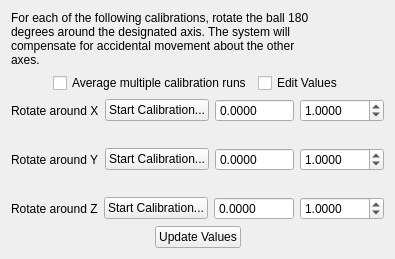
      <widget class="QWidget" name="tab_3">
       <attribute name="title">
        <string>Calibration</string>
       </attribute>
       <layout class="QVBoxLayout" name="verticalLayout_7">
        <item>
         <layout class="QHBoxLayout" name="horizontalLayout_29" stretch="12,0,0">
          <property name="spacing">
           <number>6</number>
          </property>
          <item>
           <widget class="QLabel" name="label_10">
            <property name="text">
             <string>For each of the following calibrations, rotate the ball 180 degrees around the designated axis. The system will compensate for accidental movement about the other axes.</string>
            </property>
            <property name="textFormat">
             <enum>Qt::RichText</enum>
            </property>
            <property name="wordWrap">
             <bool>true</bool>
            </property>
           </widget>
          </item>
          <item>
           <spacer name="horizontalSpacer_5">
            <property name="orientation">
             <enum>Qt::Horizontal</enum>
            </property>
            <property name="sizeType">
             <enum>QSizePolicy::Expanding</enum>
            </property>
            <property name="sizeHint" stdset="0">
             <size>
              <width>60</width>
              <height>20</height>
             </size>
            </property>
           </spacer>
          </item>
          <item>
           <widget class="QLabel" name="label_14">
            <property name="text">
             <string/>
            </property>
            <property name="pixmap">
             <pixmap resource="jovian.qrc">:/images/axis.jpg</pixmap>
            </property>
           </widget>
          </item>
         </layout>
        </item>
        <item>
         <layout class="QHBoxLayout" name="horizontalLayout_30" stretch="2,6,6">
          <item>
           <spacer name="horizontalSpacer_6">
            <property name="orientation">
             <enum>Qt::Horizontal</enum>
            </property>
            <property name="sizeHint" stdset="0">
             <size>
              <width>40</width>
              <height>20</height>
             </size>
            </property>
           </spacer>
          </item>
          <item>
           <widget class="QCheckBox" name="computeAverage">
            <property name="text">
             <string>Average multiple calibration runs</string>
            </property>
           </widget>
          </item>
          <item>
           <widget class="QCheckBox" name="editValues">
            <property name="toolTip">
             <string>Click to enable manual editing of the values below</string>
            </property>
            <property name="text">
             <string>Edit Values</string>
            </property>
           </widget>
          </item>
         </layout>
        </item>
        <item>
         <layout class="QHBoxLayout" name="horizontalLayout_25">
          <item>
           <widget class="QLabel" name="label_11">
            <property name="text">
             <string>Rotate around X</string>
            </property>
           </widget>
          </item>
          <item>
           <widget class="QPushButton" name="calibrateXButton">
            <property name="text">
             <string>Start Calibration...</string>
            </property>
           </widget>
          </item>
          <item>
           <widget class="QDoubleSpinBox" name="calibrateXValue">
            <property name="sizePolicy">
             <sizepolicy hsizetype="Expanding" vsizetype="Fixed">
              <horstretch>0</horstretch>
              <verstretch>0</verstretch>
             </sizepolicy>
            </property>
            <property name="readOnly">
             <bool>true</bool>
            </property>
            <property name="buttonSymbols">
             <enum>QAbstractSpinBox::NoButtons</enum>
            </property>
            <property name="decimals">
             <number>4</number>
            </property>
            <property name="minimum">
             <double>-10000.000000000000000</double>
            </property>
            <property name="maximum">
             <double>10000.000000000000000</double>
            </property>
            <property name="singleStep">
             <double>10.000000000000000</double>
            </property>
           </widget>
          </item>
          <item>
           <widget class="QDoubleSpinBox" name="calibrateXGain">
            <property name="decimals">
             <number>4</number>
            </property>
            <property name="minimum">
             <double>0.000100000000000</double>
            </property>
            <property name="maximum">
             <double>1000.000000000000000</double>
            </property>
            <property name="singleStep">
             <double>0.100000000000000</double>
            </property>
            <property name="value">
             <double>1.000000000000000</double>
            </property>
           </widget>
          </item>
         </layout>
        </item>
        <item>
         <spacer name="verticalSpacer">
          <property name="orientation">
           <enum>Qt::Vertical</enum>
          </property>
          <property name="sizeType">
           <enum>QSizePolicy::Minimum</enum>
          </property>
          <property name="sizeHint" stdset="0">
           <size>
            <width>20</width>
            <height>20</height>
           </size>
          </property>
         </spacer>
        </item>
        <item>
         <layout class="QHBoxLayout" name="horizontalLayout_26">
          <item>
           <widget class="QLabel" name="label_12">
            <property name="text">
             <string>Rotate around Y</string>
            </property>
           </widget>
          </item>
          <item>
           <widget class="QPushButton" name="calibrateYButton">
            <property name="text">
             <string>Start Calibration...</string>
            </property>
           </widget>
          </item>
          <item>
           <widget class="QDoubleSpinBox" name="calibrateYValue">
            <property name="sizePolicy">
             <sizepolicy hsizetype="Expanding" vsizetype="Fixed">
              <horstretch>0</horstretch>
              <verstretch>0</verstretch>
             </sizepolicy>
            </property>
            <property name="readOnly">
             <bool>true</bool>
            </property>
            <property name="buttonSymbols">
             <enum>QAbstractSpinBox::NoButtons</enum>
            </property>
            <property name="decimals">
             <number>4</number>
            </property>
            <property name="minimum">
             <double>-10000.000000000000000</double>
            </property>
            <property name="maximum">
             <double>10000.000000000000000</double>
            </property>
            <property name="singleStep">
             <double>10.000000000000000</double>
            </property>
           </widget>
          </item>
          <item>
           <widget class="QDoubleSpinBox" name="calibrateYGain">
            <property name="decimals">
             <number>4</number>
            </property>
            <property name="minimum">
             <double>0.000100000000000</double>
            </property>
            <property name="maximum">
             <double>1000.000000000000000</double>
            </property>
            <property name="singleStep">
             <double>0.100000000000000</double>
            </property>
            <property name="value">
             <double>1.000000000000000</double>
            </property>
           </widget>
          </item>
         </layout>
        </item>
        <item>
         <spacer name="verticalSpacer_2">
          <property name="orientation">
           <enum>Qt::Vertical</enum>
          </property>
          <property name="sizeType">
           <enum>QSizePolicy::Minimum</enum>
          </property>
          <property name="sizeHint" stdset="0">
           <size>
            <width>20</width>
            <height>20</height>
           </size>
          </property>
         </spacer>
        </item>
        <item>
         <layout class="QHBoxLayout" name="horizontalLayout_27">
          <item>
           <widget class="QLabel" name="label_13">
            <property name="text">
             <string>Rotate around Z</string>
            </property>
           </widget>
          </item>
          <item>
           <widget class="QPushButton" name="calibrateZButton">
            <property name="text">
             <string>Start Calibration...</string>
            </property>
           </widget>
          </item>
          <item>
           <widget class="QDoubleSpinBox" name="calibrateZValue">
            <property name="sizePolicy">
             <sizepolicy hsizetype="Expanding" vsizetype="Fixed">
              <horstretch>0</horstretch>
              <verstretch>0</verstretch>
             </sizepolicy>
            </property>
            <property name="readOnly">
             <bool>true</bool>
            </property>
            <property name="buttonSymbols">
             <enum>QAbstractSpinBox::NoButtons</enum>
            </property>
            <property name="decimals">
             <number>4</number>
            </property>
            <property name="minimum">
             <double>-10000.000000000000000</double>
            </property>
            <property name="maximum">
             <double>10000.000000000000000</double>
            </property>
            <property name="singleStep">
             <double>10.000000000000000</double>
            </property>
           </widget>
          </item>
          <item>
           <widget class="QDoubleSpinBox" name="calibrateZGain">
            <property name="decimals">
             <number>4</number>
            </property>
            <property name="minimum">
             <double>0.000100000000000</double>
            </property>
            <property name="maximum">
             <double>1000.000000000000000</double>
            </property>
            <property name="singleStep">
             <double>0.100000000000000</double>
            </property>
            <property name="value">
             <double>1.000000000000000</double>
            </property>
           </widget>
          </item>
         </layout>
        </item>
        <item>
         <layout class="QHBoxLayout" name="horizontalLayout_31">
          <item>
           <spacer name="horizontalSpacer_13">
            <property name="orientation">
             <enum>Qt::Horizontal</enum>
            </property>
            <property name="sizeHint" stdset="0">
             <size>
              <width>40</width>
              <height>20</height>
             </size>
            </property>
           </spacer>
          </item>
          <item>
           <widget class="QPushButton" name="updateCalibrationValuesButton">
            <property name="text">
             <string>Update Values</string>
            </property>
           </widget>
          </item>
          <item>
           <spacer name="horizontalSpacer_14">
            <property name="orientation">
             <enum>Qt::Horizontal</enum>
            </property>
            <property name="sizeHint" stdset="0">
             <size>
              <width>40</width>
              <height>20</height>
             </size>
            </property>
           </spacer>
          </item>
         </layout>
        </item>
       </layout>
      </widget>
